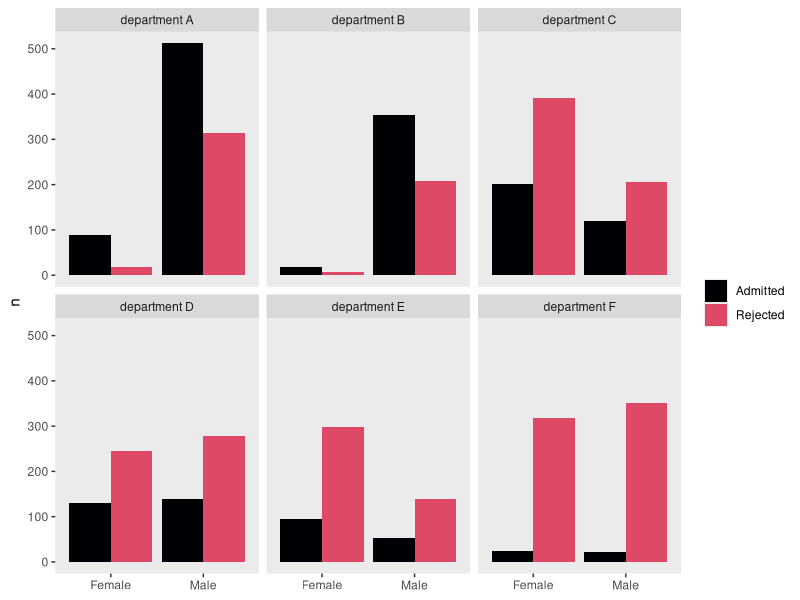
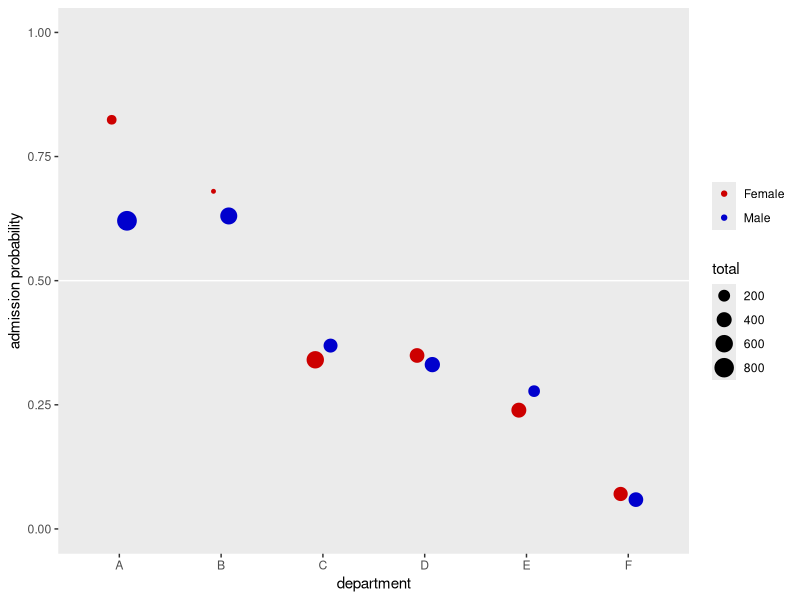

Recreate these plots in R, in order.
## ---- chunk 1
library(tidyverse)

d <-
  UCBAdmissions %>% 
  as_tibble() %>% 
  pivot_wider(id_cols = c(Dept, Gender),
              names_from = Admit, 
              values_from = n) %>% 
  mutate(total = Admitted + Rejected)

head(d)
## ---- chunk 2
d %>% 
  group_by(Gender) %>% 
  summarise(percent_admitted = (100 * sum(Admitted) / sum(total)) %>% round(digits = 1))
## ---- chunk 3
d %>%  
  mutate(dept = str_c("department ", Dept)) %>% 
  pivot_longer(cols = Admitted:Rejected,
               names_to = "admit",
               values_to = "n") %>% 
  
  ggplot(aes(x = Gender, y = n, fill = admit)) +
  geom_col(position = "dodge") +
  scale_fill_viridis_d(NULL, option = "A", end = .6) +
  xlab(NULL) +
  theme(panel.grid = element_blank()) +
  facet_wrap(~dept)
## ---- chunk 4
d %>%
  mutate(p = Admitted / total) %>% 
  
  ggplot(aes(x = Dept, y = p)) +
  geom_hline(yintercept = .5, color = "white") +
  geom_point(aes(color = Gender, size = total),
             position = position_dodge(width = 0.3)) +
  scale_color_manual(NULL, values = c("red3", "blue3")) +
  scale_y_continuous("admission probability", limits = 0:1) +
  xlab("department") +
  theme(panel.grid = element_blank())
## ---- chunk 5
sessionInfo()
